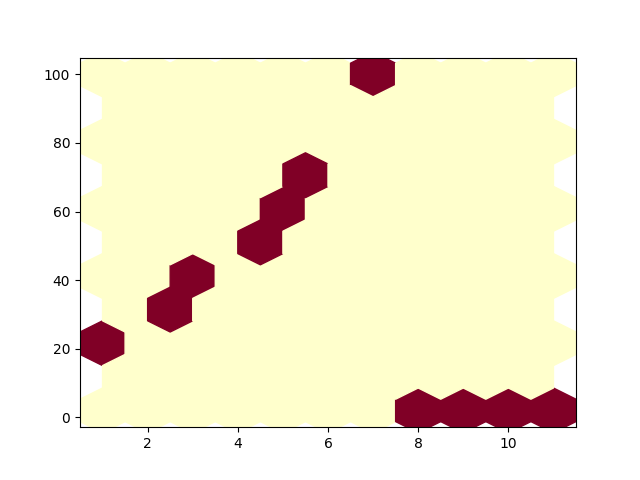

Source code (Python):
import statistics 
from collections import Counter
from math import log, ceil
import tkinter as tk
from tkinter import ttk
from tkinter import PhotoImage
from PIL import ImageTk, Image, ImageFilter, ImageGrab

import matplotlib.pyplot as plt

def process_values():
    values_str = values.get()
    args = [float(i) for i in values_str.split(",")]
    len_values = len(args)
    mean = statistics.mean(args)
    median = statistics.median(args)
    mode = statistics.mode(args)
    stdev = statistics.stdev(args)
    variance = statistics.variance(args)
    maximum = max(args)
    minimum = min(args)
    variation_coefficient = statistics.stdev(args)/statistics.mean(args) * 100

    q = statistics.quantiles(args)
    IQR = q[2] - q[0]
    upper_fence = q[2] + 1.5 * IQR
    lower_fence = q[0] - 1.5 * IQR
    outliers = [i for i in args if i > upper_fence or i < lower_fence]

    result_window = tk.Toplevel(root)
    result_window.title("Result")

    result_window.geometry("400x300")
    result_window.resizable(False, False)
    
    result_label = tk.Label(result_window, text="", font='verdana 13', justify='left')
   

    result_label.pack(side='top', pady=20)
    result_label.lift()
    result_label.config(text=f"""Number of values: {len_values}\nMean: {mean:.4f}\nMedian: {median:.4f}\nMode: {mode}\nStandard deviation: {stdev:.4f}\nVariance: {variance:.4f}\nMaximum: {maximum}\nMinimum: {minimum}\nQ1: {q[0]}   Q2: {q[1]}   Q3: {q[2]}\nN. of outliers: {len(outliers)}""")

def show_popup():
    popup = tk.Toplevel()
    popup.title("Graphs")

    label = tk.Label(popup, text="")
    label.pack(pady=10)

    button1 = tk.Button(popup, text="Boxplot", command=lambda: show_image('boxplot'))
    button1.pack(pady=5)

    button2 = tk.Button(popup, text="Scatterplot", command=lambda: show_image('scatterplot'))
    button2.pack(pady=5)

    button3 = tk.Button(popup, text="Bar Plot", command=lambda: show_image('barplot'))
    button3.pack(pady=5)

    button4 = tk.Button(popup, text="Violin Plot", command=lambda: show_image('violinplot'))
    button4.pack(pady=5)

    button5 = tk.Button(popup, text="Lineplot", command=lambda: show_image('lineplot'))
    button5.pack(pady=5)

    button6 = tk.Button(popup, text="Hexbin", command=lambda: show_image('hexbin'))
    button6.pack(pady=5)

def show_image(plot_type):
    values_str = values.get()
    args = [float(i) for i in values_str.split(",")]
    fig, ax = plt.subplots()
    if plot_type == 'boxplot':
        ax.boxplot(args)
    elif plot_type == 'scatterplot':
        ax.scatter(range(1, len(args) + 1), args)
    elif plot_type == 'barplot':
        ax.bar(range(1, len(args) + 1), args)
    elif plot_type == 'violinplot':
        ax.violinplot(args)
    elif plot_type == 'hexbin':
        ax.hexbin(range(1, len(args) + 1), args, gridsize=10, cmap='YlOrRd')
    elif plot_type == 'lineplot':
        ax.plot(range(1, len(args) + 1), args)
    fig.savefig('stats.png')

    image = Image.open("stats.png")
    photo = ImageTk.PhotoImage(image)

    popup = tk.Toplevel(root)
    popup.title("Image")
    popup.geometry("%dx%d" % (image.width, image.height))

    label = tk.Label(popup, image=photo)
    label.image = photo
    label.pack()

    popup.mainloop()

root = tk.Tk()

root.geometry('1600x900+100+100')
root.title("Statistics Calculator")
image = tk.PhotoImage(file='assets/bg.png')
background_label = tk.Label(root, image=image)
background_label.place(relwidth=1, relheight=1)

values = tk.StringVar()

signin = ttk.Frame(root)
signin.pack(padx=10, pady=10, expand=True)
label = ttk.Label(signin, text="Values:", font='verdana 14')

label.pack(fill='x', expand=True)
entry = ttk.Entry(signin, textvariable=values)
entry.pack(fill='x', expand=True)

entry.focus()

img1 = PhotoImage(file='assets/button.png')
img2 = PhotoImage(file='assets/button2.png')
button = ttk.Button(signin, text="Calculate", command=process_values)
button.config(image=img1)
button.pack()
data_button = ttk.Button(signin, text="Data visualization", command=show_popup)
data_button.config(image=img2)
data_button.pack()


root.bind('<Return>', lambda event: process_values())

root.mainloop()